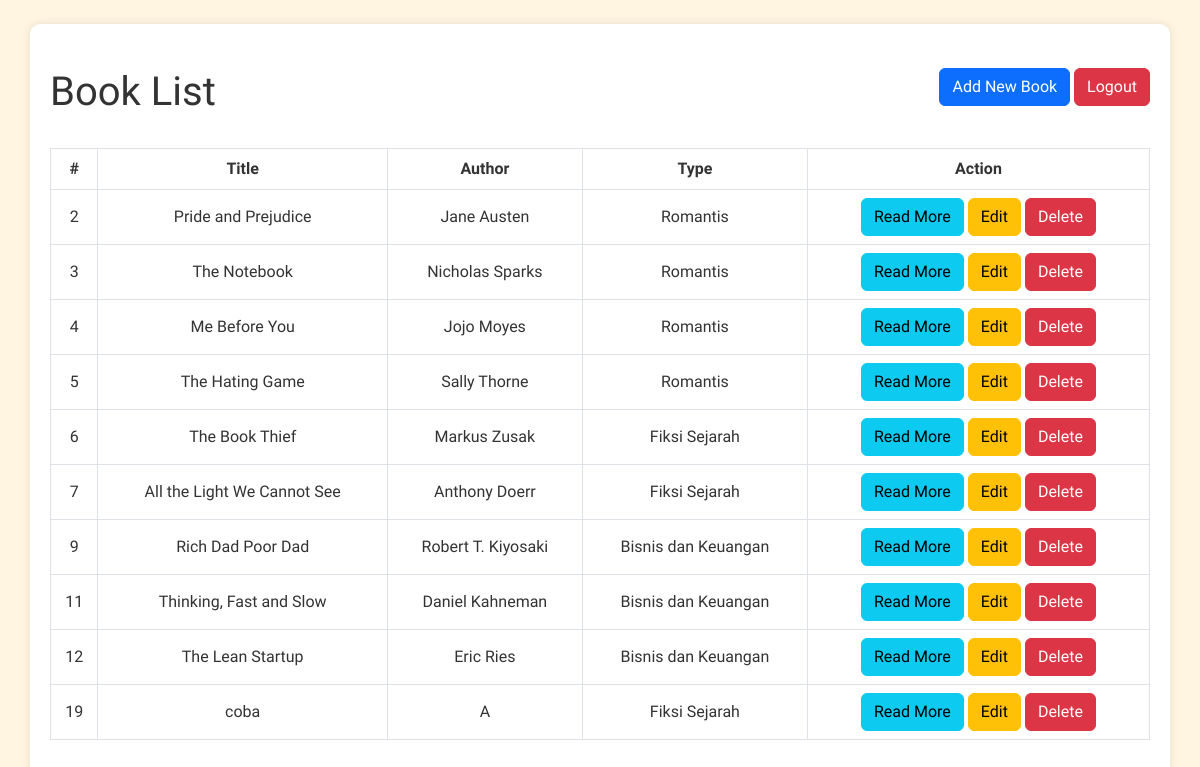
The page / (signed in) on the database its author committed.
### tables this page shows
CREATE TABLE `books` (
  `id` int(11) NOT NULL,
  `title` varchar(128) NOT NULL,
  `author` varchar(128) NOT NULL,
  `type` varchar(50) NOT NULL,
  `description` text NOT NULL
);

### index.php (the view, shortened to what this page needs)
<!DOCTYPE html>
<html lang="en">
<head>
  <link href="https://cdn.jsdelivr.net/npm/bootstrap@5.2.0-beta1/dist/css/bootstrap.min.css" rel="stylesheet">
  <link rel="stylesheet" href="./css/main.css">
</head>
<body>
  <div class="container my-4">
    <header class="d-flex justify-content-between my-4">
      <h1>Book List</h1>
      <div>
        <a href="create.php" class="btn btn-primary">Add New Book</a>
        <a href="logout.php" class="btn btn-danger">Logout</a>
      </div>
    </header>
    <?php
    include('connect.php');
    $sqlSelect = "SELECT * FROM books";
    $result = mysqli_query($conn, $sqlSelect);
    ?>
    <table class="table table-bordered">
      <thead>
        <tr>
          <th>#</th>
          <th>Title</th>
          <th>Author</th>
          <th>Type</th>
          <th>Action</th>
        </tr>
      </thead>
      <tbody>
        <?php
        while ($data = mysqli_fetch_array($result)) {
        ?>
          <tr>
            <td><?php echo $data['id']; ?></td>
            <td><?php echo $data['title']; ?></td>
            <td><?php echo $data['author']; ?></td>
            <td><?php echo $data['type']; ?></td>
            <td>
              <a href="view.php?id=<?php echo $data['id']; ?>" class="btn btn-info">Read More</a>
              <a href="edit.php?id=<?php echo $data['id']; ?>" class="btn btn-warning">Edit</a>
              <a href="delete.php?id=<?php echo $data['id']; ?>" class="btn btn-danger">Delete</a>
            </td>
          </tr>
        <?php
        }
        ?>
      </tbody>
    </table>
  </div>
</body>
</html>

### css/main.css (style rules this page uses)
body { font-family: "Barlow Semi Condensed", sans-serif; }

### index.php (style rules this page uses)
body { background-color: #fff5e1; color: #333; }
.container { background-color: #fff; border-radius: 10px; padding: 20px; margin-top: 20px; box-shadow: 0 0 10px rgba(0, 0, 0, 0.1); }
table td, table th { vertical-align: middle; text-align: center; padding: 10px; background-color: #f2e4c6; color: #333; }
table { margin-bottom: 0; }

### rows shown on the page
books: id "2", title "Pride and Prejudice", author "Jane Austen", type "Romantis"
books: id "3", title "The Notebook", author "Nicholas Sparks", type "Romantis"
books: id "4", title "Me Before You", author "Jojo Moyes", type "Romantis"
books: id "5", title "The Hating Game", author "Sally Thorne", type "Romantis"
books: id "6", title "The Book Thief", author "Markus Zusak", type "Fiksi Sejarah"
books: id "7", title "All the Light We Cannot See", author "Anthony Doerr", type "Fiksi Sejarah"
books: id "9", title "Rich Dad Poor Dad", author "Robert T. Kiyosaki", type "Bisnis dan Keuangan"
books: id "11", title "Thinking, Fast and Slow", author "Daniel Kahneman", type "Bisnis dan Keuangan"
books: id "12", title "The Lean Startup", author "Eric Ries", type "Bisnis dan Keuangan"
books: id "19", title "coba", author "A", type "Fiksi Sejarah"
